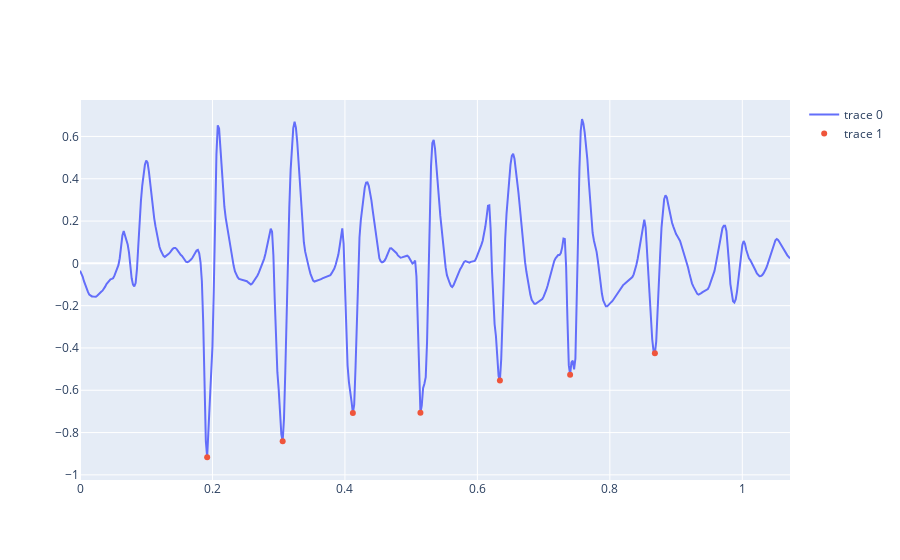

Notebook code cell kept with this figure:
### Code cell
start = int(events[0][0])
end = int(events[0][1])
subject = int(events[0][2])

subject_data = data[subject-1][start:end+1]
nsamples = subject_data.shape[0]
time = [i / sfx for i in range(nsamples)]

peaks, _ = find_peaks(-subject_data)
mean_prominences = peak_prominences(-subject_data, peaks)[0].mean()

peaks, _ = find_peaks(-subject_data, prominence = mean_prominences)

fig = go.Figure(data = go.Scatter(
    x=time,
    y=subject_data))
fig.add_trace(go.Scatter(
    x=[time[i] for i in peaks],
    y=subject_data[peaks],
    mode='markers'))

fig.show()

### Figure 1 — Plotly figure (JSON) as saved in the notebook; plotly's stock layout.template omitted (floating-point values rounded to 4 significant figures; data arrays with more than 128 entries replaced by an {"elided": "..."} marker saying what was removed)
{"data": [{"type": "scatter", "x": {"elided": "537 float values"}, "y": {"elided": "537 float values"}}, {"mode": "markers", "type": "scatter", "x": [0.192, 0.306, 0.412, 0.514, 0.634, 0.74, 0.868], "y": [-0.9167, -0.8412, -0.7079, -0.7062, -0.5533, -0.5262, -0.4252]}], "layout": {}}
